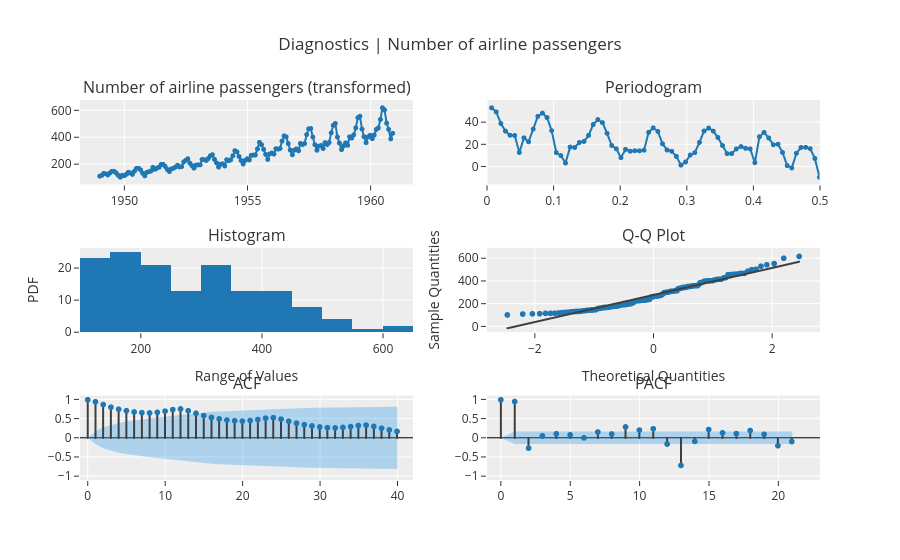

Notebook code for this chart:
### Code cell
# plot diagnostics
# for certain plots you don't need a trained model
plot_model(plot = 'diagnostics')

### Figure 1 — Plotly figure (JSON) as saved in the notebook; plotly's stock layout.template omitted (floating-point values rounded to 4 significant figures; data arrays with more than 128 entries replaced by an {"elided": "..."} marker saying what was removed)
{"data": [{"line": {"color": "rgb(31, 119, 180)", "width": 2}, "marker": {"color": "rgb(31, 119, 180)", "size": 5}, "mode": "lines+markers", "name": "Number of airline passengers (transformed)", "showlegend": false, "type": "scattergl", "x": {"elided": "144 str values"}, "xaxis": "x", "y": {"elided": "144 float values"}, "yaxis": "y"}, {"hoverinfo": "text", "hovertext": ["Freq: 0.0069<br>Ampl: 53.3557<br>Time period: 144.0", "Freq: 0.0139<br>Ampl: 49.6072<br>Time period: 72.0", "Freq: 0.0208<br>Ampl: 39.1849<br>Time period: 48.0", "Freq: 0.0278<br>Ampl: 32.1925<br>Time period: 36.0", "Freq: 0.0347<br>Ampl: 28.4396<br>Time period: 28.8", "Freq: 0.0417<br>Ampl: 28.2206<br>Time period: 24.0", "Freq: 0.0486<br>Ampl: 12.8238<br>Time period: 20.5714", "Freq: 0.0556<br>Ampl: 26.128<br>Time period: 18.0", "Freq: 0.0625<br>Ampl: 22.4787<br>Time period: 16.0", "Freq: 0.0694<br>Ampl: 34.0128<br>Time period: 14.4", "Freq: 0.0764<br>Ampl: 45.5894<br>Time period: 13.0909", "Freq: 0.0833<br>Ampl: 48.5231<br>Time period: 12.0", "Freq: 0.0903<br>Ampl: 44.4786<br>Time period: 11.0769", "Freq: 0.0972<br>Ampl: 32.6479<br>Time period: 10.2857", "Freq: 0.1042<br>Ampl: 12.7621<br>Time period: 9.6", "Freq: 0.1111<br>Ampl: 10.0007<br>Time period: 9.0", "Freq: 0.1181<br>Ampl: 3.2444<br>Time period: 8.4706", "Freq: 0.125<br>Ampl: 17.724<br>Time period: 8.0", "Freq: 0.1319<br>Ampl: 17.3728<br>Time period: 7.5789", "Freq: 0.1389<br>Ampl: 21.9079<br>Time period: 7.2", "Freq: 0.1458<br>Ampl: 22.8436<br>Time period: 6.8571", "Freq: 0.1528<br>Ampl: 28.3416<br>Time period: 6.5455", "Freq: 0.1597<br>Ampl: 38.1887<br>Time period: 6.2609", "Freq: 0.1667<br>Ampl: 42.6703<br>Time period: 6.0", "Freq: 0.1736<br>Ampl: 39.9064<br>Time period: 5.76", "Freq: 0.1806<br>Ampl: 30.2292<br>Time period: 5.5385", "Freq: 0.1875<br>Ampl: 19.1766<br>Time period: 5.3333", "Freq: 0.1944<br>Ampl: 16.1245<br>Time period: 5.1429", "Freq: 0.2014<br>Ampl: 8.1209<br>Time period: 4.9655", "Freq: 0.2083<br>Ampl: 15.6073<br>Time period: 4.8", "Freq: 0.2153<br>Ampl: 13.973<br>Time period: 4.6452", "Freq: 0.2222<br>Ampl: 14.3912<br>Time period: 4.5", "Freq: 0.2292<br>Ampl: 14.3027<br>Time period: 4.3636", "Freq: 0.2361<br>Ampl: 14.8702<br>Time period: 4.2353", "Freq: 0.2431<br>Ampl: 31.0902<br>Time period: 4.1143", "Freq: 0.25<br>Ampl: 35.1756<br>Time period: 4.0", "Freq: 0.2569<br>Ampl: 31.9243<br>Time period: 3.8919", "Freq: 0.2639<br>Ampl: 20.6812<br>Time period: 3.7895", "Freq: 0.2708<br>Ampl: 15.046<br>Time period: 3.6923", "Freq: 0.2778<br>Ampl: 13.8721<br>Time period: 3.6", "Freq: 0.2847<br>Ampl: 9.2508<br>Time period: 3.5122", "Freq: 0.2917<br>Ampl: 1.3953<br>Time period: 3.4286", "Freq: 0.2986<br>Ampl: 4.1999<br>Time period: 3.3488", "Freq: 0.3056<br>Ampl: 10.4762<br>Time period: 3.2727", "Freq: 0.3125<br>Ampl: 12.657<br>Time period: 3.2", "Freq: 0.3194<br>Ampl: 21.977<br>Time period: 3.1304", "Freq: 0.3264<br>Ampl: 32.2591<br>Time period: 3.0638", "Freq: 0.3333<br>Ampl: 34.9907<br>Time period: 3.0", "Freq: 0.3403<br>Ampl: 32.1989<br>Time period: 2.9388", "Freq: 0.3472<br>Ampl: 26.4584<br>Time period: 2.88", "Freq: 0.3542<br>Ampl: 19.0814<br>Time period: 2.8235", "Freq: 0.3611<br>Ampl: 11.7918<br>Time period: 2.7692", "Freq: 0.3681<br>Ampl: 11.8426<br>Time period: 2.717", "Freq: 0.375<br>Ampl: 16.065<br>Time period: 2.6667", "Freq: 0.3819<br>Ampl: 18.1739<br>Time period: 2.6182", "Freq: 0.3889<br>Ampl: 16.5832<br>Time period: 2.5714", "Freq: 0.3958<br>Ampl: 16.0634<br>Time period: 2.5263", "Freq: 0.4028<br>Ampl: 3.5772<br>Time period: 2.4828", "Freq: 0.4097<br>Ampl: 27.1423<br>Time period: 2.4407", "Freq: 0.4167<br>Ampl: 31.0369<br>Time period: 2.4", "Freq: 0.4236<br>Ampl: 26.0504<br>Time period: 2.3607", "Freq: 0.4306<br>Ampl: 19.8382<br>Time period: 2.3226", "Freq: 0.4375<br>Ampl: 20.3548<br>Time period: 2.2857", "Freq: 0.4444<br>Ampl: 12.793<br>Time period: 2.25", "Freq: 0.4514<br>Ampl: 0.923<br>Time period: 2.2154", "Freq: 0.4583<br>Ampl: -1.1773<br>Time period: 2.1818", "Freq: 0.4653<br>Ampl: 12.1138<br>Time period: 2.1493", "Freq: 0.4722<br>Ampl: 17.3853<br>Time period: 2.1176", "Freq: 0.4792<br>Ampl: 17.4901<br>Time period: 2.087", "Freq: 0.4861<br>Ampl: 16.2944<br>Time period: 2.0571", "Freq: 0.4931<br>Ampl: 7.3788<br>Time period: 2.0282", "Freq: 0.5<br>Ampl: -9.5938<br>Time period: 2.0"], "line": {"color": "#1f77b4", "width": 2}, "marker": {"size": 5}, "mode": "lines+markers", "name": "Number of airline passengers (transformed)", "showlegend": false, "type": "scattergl", "x": [0.006944, 0.01389, 0.02083, 0.02778, 0.03472, 0.04167, 0.04861, 0.05556, 0.0625, 0.06944, 0.07639, 0.08333, 0.09028, 0.09722, 0.1042, 0.1111, 0.1181, 0.125, 0.1319, 0.1389, 0.1458, 0.1528, 0.1597, 0.1667, 0.1736, 0.1806, 0.1875, 0.1944, 0.2014, 0.2083, 0.2153, 0.2222, 0.2292, 0.2361, 0.2431, 0.25, 0.2569, 0.2639, 0.2708, 0.2778, 0.2847, 0.2917, 0.2986, 0.3056, 0.3125, 0.3194, 0.3264, 0.3333, 0.3403, 0.3472, 0.3542, 0.3611, 0.3681, 0.375, 0.3819, 0.3889, 0.3958, 0.4028, 0.4097, 0.4167, 0.4236, 0.4306, 0.4375, 0.4444, 0.4514, 0.4583, 0.4653, 0.4722, 0.4792, 0.4861, 0.4931, 0.5], "xaxis": "x2", "y": [53.36, 49.61, 39.18, 32.19, 28.44, 28.22, 12.82, 26.13, 22.48, 34.01, 45.59, 48.52, 44.48, 32.65, 12.76, 10.0, 3.244, 17.72, 17.37, 21.91, 22.84, 28.34, 38.19, 42.67, 39.91, 30.23, 19.18, 16.12, 8.121, 15.61, 13.97, 14.39, 14.3, 14.87, 31.09, 35.18, 31.92, 20.68, 15.05, 13.87, 9.251, 1.395, 4.2, 10.48, 12.66, 21.98, 32.26, 34.99, 32.2, 26.46, 19.08, 11.79, 11.84, 16.07, 18.17, 16.58, 16.06, 3.577, 27.14, 31.04, 26.05, 19.84, 20.35, 12.79, 0.923, -1.177, 12.11, 17.39, 17.49, 16.29, 7.379, -9.594], "yaxis": "y2"}, {"bingroup": "x", "hovertemplate": "variable=Number of airline passengers (transformed)<br>value=%{x}<br>count=%{y}<extra></extra>", "legendgroup": "Number of airline passengers (transformed)", "marker": {"color": "#1f77b4", "pattern": {"shape": ""}}, "name": "Number of airline passengers (transformed)", "orientation": "v", "showlegend": false, "type": "histogram", "x": {"elided": "144 float values"}, "xaxis": "x3", "yaxis": "y3"}, {"marker": {"color": "#1f77b4"}, "mode": "markers", "name": "Number of airline passengers (transformed)", "showlegend": false, "type": "scattergl", "x": {"elided": "144 float values"}, "xaxis": "x4", "y": {"elided": "144 float values"}, "yaxis": "y4"}, {"line": {"color": "#3f3f3f"}, "mode": "lines", "name": "Number of airline passengers (transformed)", "showlegend": false, "type": "scattergl", "x": {"elided": "144 float values"}, "xaxis": "x4", "y": {"elided": "144 float values"}, "yaxis": "y4"}, {"line": {"color": "#3f3f3f"}, "mode": "lines", "name": "ACF", "showlegend": false, "type": "scattergl", "x": [0, 0], "xaxis": "x5", "y": [0, 1], "yaxis": "y5"}, {"line": {"color": "#3f3f3f"}, "mode": "lines", "name": "ACF", "showlegend": false, "type": "scattergl", "x": [1, 1], "xaxis": "x5", "y": [0, 0.948], "yaxis": "y5"}, {"line": {"color": "#3f3f3f"}, "mode": "lines", "name": "ACF", "showlegend": false, "type": "scattergl", "x": [2, 2], "xaxis": "x5", "y": [0, 0.8756], "yaxis": "y5"}, {"line": {"color": "#3f3f3f"}, "mode": "lines", "name": "ACF", "showlegend": false, "type": "scattergl", "x": [3, 3], "xaxis": "x5", "y": [0, 0.8067], "yaxis": "y5"}, {"line": {"color": "#3f3f3f"}, "mode": "lines", "name": "ACF", "showlegend": false, "type": "scattergl", "x": [4, 4], "xaxis": "x5", "y": [0, 0.7526], "yaxis": "y5"}, {"line": {"color": "#3f3f3f"}, "mode": "lines", "name": "ACF", "showlegend": false, "type": "scattergl", "x": [5, 5], "xaxis": "x5", "y": [0, 0.7138], "yaxis": "y5"}, {"line": {"color": "#3f3f3f"}, "mode": "lines", "name": "ACF", "showlegend": false, "type": "scattergl", "x": [6, 6], "xaxis": "x5", "y": [0, 0.6817], "yaxis": "y5"}, {"line": {"color": "#3f3f3f"}, "mode": "lines", "name": "ACF", "showlegend": false, "type": "scattergl", "x": [7, 7], "xaxis": "x5", "y": [0, 0.6629], "yaxis": "y5"}, {"line": {"color": "#3f3f3f"}, "mode": "lines", "name": "ACF", "showlegend": false, "type": "scattergl", "x": [8, 8], "xaxis": "x5", "y": [0, 0.6556], "yaxis": "y5"}, {"line": {"color": "#3f3f3f"}, "mode": "lines", "name": "ACF", "showlegend": false, "type": "scattergl", "x": [9, 9], "xaxis": "x5", "y": [0, 0.6709], "yaxis": "y5"}, {"line": {"color": "#3f3f3f"}, "mode": "lines", "name": "ACF", "showlegend": false, "type": "scattergl", "x": [10, 10], "xaxis": "x5", "y": [0, 0.7027], "yaxis": "y5"}, {"line": {"color": "#3f3f3f"}, "mode": "lines", "name": "ACF", "showlegend": false, "type": "scattergl", "x": [11, 11], "xaxis": "x5", "y": [0, 0.7432], "yaxis": "y5"}, {"line": {"color": "#3f3f3f"}, "mode": "lines", "name": "ACF", "showlegend": false, "type": "scattergl", "x": [12, 12], "xaxis": "x5", "y": [0, 0.7604], "yaxis": "y5"}, {"line": {"color": "#3f3f3f"}, "mode": "lines", "name": "ACF", "showlegend": false, "type": "scattergl", "x": [13, 13], "xaxis": "x5", "y": [0, 0.7127], "yaxis": "y5"}, {"line": {"color": "#3f3f3f"}, "mode": "lines", "name": "ACF", "showlegend": false, "type": "scattergl", "x": [14, 14], "xaxis": "x5", "y": [0, 0.6463], "yaxis": "y5"}, {"line": {"color": "#3f3f3f"}, "mode": "lines", "name": "ACF", "showlegend": false, "type": "scattergl", "x": [15, 15], "xaxis": "x5", "y": [0, 0.5859], "yaxis": "y5"}, {"line": {"color": "#3f3f3f"}, "mode": "lines", "name": "ACF", "showlegend": false, "type": "scattergl", "x": [16, 16], "xaxis": "x5", "y": [0, 0.538], "yaxis": "y5"}, {"line": {"color": "#3f3f3f"}, "mode": "lines", "name": "ACF", "showlegend": false, "type": "scattergl", "x": [17, 17], "xaxis": "x5", "y": [0, 0.4997], "yaxis": "y5"}, {"line": {"color": "#3f3f3f"}, "mode": "lines", "name": "ACF", "showlegend": false, "type": "scattergl", "x": [18, 18], "xaxis": "x5", "y": [0, 0.4687], "yaxis": "y5"}, {"line": {"color": "#3f3f3f"}, "mode": "lines", "name": "ACF", "showlegend": false, "type": "scattergl", "x": [19, 19], "xaxis": "x5", "y": [0, 0.4499], "yaxis": "y5"}, {"line": {"color": "#3f3f3f"}, "mode": "lines", "name": "ACF", "showlegend": false, "type": "scattergl", "x": [20, 20], "xaxis": "x5", "y": [0, 0.4416], "yaxis": "y5"}, {"line": {"color": "#3f3f3f"}, "mode": "lines", "name": "ACF", "showlegend": false, "type": "scattergl", "x": [21, 21], "xaxis": "x5", "y": [0, 0.4572], "yaxis": "y5"}, {"line": {"color": "#3f3f3f"}, "mode": "lines", "name": "ACF", "showlegend": false, "type": "scattergl", "x": [22, 22], "xaxis": "x5", "y": [0, 0.4825], "yaxis": "y5"}, {"line": {"color": "#3f3f3f"}, "mode": "lines", "name": "ACF", "showlegend": false, "type": "scattergl", "x": [23, 23], "xaxis": "x5", "y": [0, 0.5171], "yaxis": "y5"}, {"line": {"color": "#3f3f3f"}, "mode": "lines", "name": "ACF", "showlegend": false, "type": "scattergl", "x": [24, 24], "xaxis": "x5", "y": [0, 0.5322], "yaxis": "y5"}, {"line": {"color": "#3f3f3f"}, "mode": "lines", "name": "ACF", "showlegend": false, "type": "scattergl", "x": [25, 25], "xaxis": "x5", "y": [0, 0.494], "yaxis": "y5"}, {"line": {"color": "#3f3f3f"}, "mode": "lines", "name": "ACF", "showlegend": false, "type": "scattergl", "x": [26, 26], "xaxis": "x5", "y": [0, 0.4377], "yaxis": "y5"}, {"line": {"color": "#3f3f3f"}, "mode": "lines", "name": "ACF", "showlegend": false, "type": "scattergl", "x": [27, 27], "xaxis": "x5", "y": [0, 0.3876], "yaxis": "y5"}, {"line": {"color": "#3f3f3f"}, "mode": "lines", "name": "ACF", "showlegend": false, "type": "scattergl", "x": [28, 28], "xaxis": "x5", "y": [0, 0.348], "yaxis": "y5"}, {"line": {"color": "#3f3f3f"}, "mode": "lines", "name": "ACF", "showlegend": false, "type": "scattergl", "x": [29, 29], "xaxis": "x5", "y": [0, 0.315], "yaxis": "y5"}, {"line": {"color": "#3f3f3f"}, "mode": "lines", "name": "ACF", "showlegend": false, "type": "scattergl", "x": [30, 30], "xaxis": "x5", "y": [0, 0.2885], "yaxis": "y5"}, {"line": {"color": "#3f3f3f"}, "mode": "lines", "name": "ACF", "showlegend": false, "type": "scattergl", "x": [31, 31], "xaxis": "x5", "y": [0, 0.2708], "yaxis": "y5"}, {"line": {"color": "#3f3f3f"}, "mode": "lines", "name": "ACF", "showlegend": false, "type": "scattergl", "x": [32, 32], "xaxis": "x5", "y": [0, 0.2643], "yaxis": "y5"}, {"line": {"color": "#3f3f3f"}, "mode": "lines", "name": "ACF", "showlegend": false, "type": "scattergl", "x": [33, 33], "xaxis": "x5", "y": [0, 0.2768], "yaxis": "y5"}, {"line": {"color": "#3f3f3f"}, "mode": "lines", "name": "ACF", "showlegend": false, "type": "scattergl", "x": [34, 34], "xaxis": "x5", "y": [0, 0.2985], "yaxis": "y5"}, {"line": {"color": "#3f3f3f"}, "mode": "lines", "name": "ACF", "showlegend": false, "type": "scattergl", "x": [35, 35], "xaxis": "x5", "y": [0, 0.3256], "yaxis": "y5"}, {"line": {"color": "#3f3f3f"}, "mode": "lines", "name": "ACF", "showlegend": false, "type": "scattergl", "x": [36, 36], "xaxis": "x5", "y": [0, 0.337], "yaxis": "y5"}, {"line": {"color": "#3f3f3f"}, "mode": "lines", "name": "ACF", "showlegend": false, "type": "scattergl", "x": [37, 37], "xaxis": "x5", "y": [0, 0.3033], "yaxis": "y5"}, {"line": {"color": "#3f3f3f"}, "mode": "lines", "name": "ACF", "showlegend": false, "type": "scattergl", "x": [38, 38], "xaxis": "x5", "y": [0, 0.254], "yaxis": "y5"}, {"line": {"color": "#3f3f3f"}, "mode": "lines", "name": "ACF", "showlegend": false, "type": "scattergl", "x": [39, 39], "xaxis": "x5", "y": [0, 0.2107], "yaxis": "y5"}, {"line": {"color": "#3f3f3f"}, "mode": "lines", "name": "ACF", "showlegend": false, "type": "scattergl", "x": [40, 40], "xaxis": "x5", "y": [0, 0.1722], "yaxis": "y5"}, {"marker": {"color": "#1f77b4", "size": 6}, "mode": "markers", "name": "ACF", "showlegend": false, "type": "scattergl", "x": [0, 1, 2, 3, 4, 5, 6, 7, 8, 9, 10, 11, 12, 13, 14, 15, 16, 17, 18, 19, 20, 21, 22, 23, 24, 25, 26, 27, 28, 29, 30, 31, 32, 33, 34, 35, 36, 37, 38, 39, 40], "xaxis": "x5", "y": [1.0, 0.948, 0.8756, 0.8067, 0.7526, 0.7138, 0.6817, 0.6629, 0.6556, 0.6709, 0.7027, 0.7432, 0.7604, 0.7127, 0.6463, 0.5859, 0.538, 0.4997, 0.4687, 0.4499, 0.4416, 0.4572, 0.4825, 0.5171, 0.5322, 0.494, 0.4377, 0.3876, 0.348, 0.315, 0.2885, 0.2708, 0.2643, 0.2768, 0.2985, 0.3256, 0.337, 0.3033, 0.254, 0.2107, 0.1722], "yaxis": "y5"}, {"line": {"color": "rgba(255,255,255,0)"}, "mode": "lines", "name": "UC", "showlegend": false, "type": "scatter", "x": [0, 1, 2, 3, 4, 5, 6, 7, 8, 9, 10, 11, 12, 13, 14, 15, 16, 17, 18, 19, 20, 21, 22, 23, 24, 25, 26, 27, 28, 29, 30, 31, 32, 33, 34, 35, 36, 37, 38, 39, 40], "xaxis": "x5", "y": [0.0, 0.1633, 0.2732, 0.3399, 0.3876, 0.4248, 0.4557, 0.4821, 0.5059, 0.528, 0.5503, 0.5738, 0.5989, 0.6241, 0.6455, 0.6625, 0.6762, 0.6875, 0.6971, 0.7055, 0.7131, 0.7204, 0.7281, 0.7365, 0.7462, 0.7562, 0.7648, 0.7714, 0.7766, 0.7808, 0.7841, 0.787, 0.7895, 0.7918, 0.7944, 0.7974, 0.8009, 0.8047, 0.8077, 0.8099, 0.8113], "yaxis": "y5"}, {"fill": "tonexty", "fillcolor": "rgba(32, 146, 230,0.3)", "line": {"color": "rgba(255,255,255,0)"}, "mode": "lines", "name": "LC", "showlegend": false, "type": "scatter", "x": [0, 1, 2, 3, 4, 5, 6, 7, 8, 9, 10, 11, 12, 13, 14, 15, 16, 17, 18, 19, 20, 21, 22, 23, 24, 25, 26, 27, 28, 29, 30, 31, 32, 33, 34, 35, 36, 37, 38, 39, 40], "xaxis": "x5", "y": [0.0, -0.1633, -0.2732, -0.3399, -0.3876, -0.4248, -0.4557, -0.4821, -0.5059, -0.528, -0.5503, -0.5738, -0.5989, -0.6241, -0.6455, -0.6625, -0.6762, -0.6875, -0.6971, -0.7055, -0.7131, -0.7204, -0.7281, -0.7365, -0.7462, -0.7562, -0.7648, -0.7714, -0.7766, -0.7808, -0.7841, -0.787, -0.7895, -0.7918, -0.7944, -0.7974, -0.8009, -0.8047, -0.8077, -0.8099, -0.8113], "yaxis": "y5"}, {"line": {"color": "#3f3f3f"}, "mode": "lines", "name": "PACF", "showlegend": false, "type": "scattergl", "x": [0, 0], "xaxis": "x6", "y": [0, 1], "yaxis": "y6"}, {"line": {"color": "#3f3f3f"}, "mode": "lines", "name": "PACF", "showlegend": false, "type": "scattergl", "x": [1, 1], "xaxis": "x6", "y": [0, 0.9547], "yaxis": "y6"}, {"line": {"color": "#3f3f3f"}, "mode": "lines", "name": "PACF", "showlegend": false, "type": "scattergl", "x": [2, 2], "xaxis": "x6", "y": [0, -0.2653], "yaxis": "y6"}, {"line": {"color": "#3f3f3f"}, "mode": "lines", "name": "PACF", "showlegend": false, "type": "scattergl", "x": [3, 3], "xaxis": "x6", "y": [0, 0.05547], "yaxis": "y6"}, {"line": {"color": "#3f3f3f"}, "mode": "lines", "name": "PACF", "showlegend": false, "type": "scattergl", "x": [4, 4], "xaxis": "x6", "y": [0, 0.1089], "yaxis": "y6"}, {"line": {"color": "#3f3f3f"}, "mode": "lines", "name": "PACF", "showlegend": false, "type": "scattergl", "x": [5, 5], "xaxis": "x6", "y": [0, 0.08113], "yaxis": "y6"}, {"line": {"color": "#3f3f3f"}, "mode": "lines", "name": "PACF", "showlegend": false, "type": "scattergl", "x": [6, 6], "xaxis": "x6", "y": [0, 0.004125], "yaxis": "y6"}, {"line": {"color": "#3f3f3f"}, "mode": "lines", "name": "PACF", "showlegend": false, "type": "scattergl", "x": [7, 7], "xaxis": "x6", "y": [0, 0.1562], "yaxis": "y6"}, {"line": {"color": "#3f3f3f"}, "mode": "lines", "name": "PACF", "showlegend": false, "type": "scattergl", "x": [8, 8], "xaxis": "x6", "y": [0, 0.1037], "yaxis": "y6"}, {"line": {"color": "#3f3f3f"}, "mode": "lines", "name": "PACF", "showlegend": false, "type": "scattergl", "x": [9, 9], "xaxis": "x6", "y": [0, 0.2888], "yaxis": "y6"}, {"line": {"color": "#3f3f3f"}, "mode": "lines", "name": "PACF", "showlegend": false, "type": "scattergl", "x": [10, 10], "xaxis": "x6", "y": [0, 0.2069], "yaxis": "y6"}, {"line": {"color": "#3f3f3f"}, "mode": "lines", "name": "PACF", "showlegend": false, "type": "scattergl", "x": [11, 11], "xaxis": "x6", "y": [0, 0.2411], "yaxis": "y6"}, {"line": {"color": "#3f3f3f"}, "mode": "lines", "name": "PACF", "showlegend": false, "type": "scattergl", "x": [12, 12], "xaxis": "x6", "y": [0, -0.158], "yaxis": "y6"}, {"line": {"color": "#3f3f3f"}, "mode": "lines", "name": "PACF", "showlegend": false, "type": "scattergl", "x": [13, 13], "xaxis": "x6", "y": [0, -0.7183], "yaxis": "y6"}, {"line": {"color": "#3f3f3f"}, "mode": "lines", "name": "PACF", "showlegend": false, "type": "scattergl", "x": [14, 14], "xaxis": "x6", "y": [0, -0.08948], "yaxis": "y6"}, {"line": {"color": "#3f3f3f"}, "mode": "lines", "name": "PACF", "showlegend": false, "type": "scattergl", "x": [15, 15], "xaxis": "x6", "y": [0, 0.2216], "yaxis": "y6"}, {"line": {"color": "#3f3f3f"}, "mode": "lines", "name": "PACF", "showlegend": false, "type": "scattergl", "x": [16, 16], "xaxis": "x6", "y": [0, 0.1346], "yaxis": "y6"}, {"line": {"color": "#3f3f3f"}, "mode": "lines", "name": "PACF", "showlegend": false, "type": "scattergl", "x": [17, 17], "xaxis": "x6", "y": [0, 0.1156], "yaxis": "y6"}, {"line": {"color": "#3f3f3f"}, "mode": "lines", "name": "PACF", "showlegend": false, "type": "scattergl", "x": [18, 18], "xaxis": "x6", "y": [0, 0.1948], "yaxis": "y6"}, {"line": {"color": "#3f3f3f"}, "mode": "lines", "name": "PACF", "showlegend": false, "type": "scattergl", "x": [19, 19], "xaxis": "x6", "y": [0, 0.09666], "yaxis": "y6"}, {"line": {"color": "#3f3f3f"}, "mode": "lines", "name": "PACF", "showlegend": false, "type": "scattergl", "x": [20, 20], "xaxis": "x6", "y": [0, -0.2022], "yaxis": "y6"}, {"line": {"color": "#3f3f3f"}, "mode": "lines", "name": "PACF", "showlegend": false, "type": "scattergl", "x": [21, 21], "xaxis": "x6", "y": [0, -0.09364], "yaxis": "y6"}, {"marker": {"color": "#1f77b4", "size": 6}, "mode": "markers", "name": "PACF", "showlegend": false, "type": "scattergl", "x": [0, 1, 2, 3, 4, 5, 6, 7, 8, 9, 10, 11, 12, 13, 14, 15, 16, 17, 18, 19, 20, 21], "xaxis": "x6", "y": [1.0, 0.9547, -0.2653, 0.05547, 0.1089, 0.08113, 0.004125, 0.1562, 0.1037, 0.2888, 0.2069, 0.2411, -0.158, -0.7183, -0.08948, 0.2216, 0.1346, 0.1156, 0.1948, 0.09666, -0.2022, -0.09364], "yaxis": "y6"}, {"line": {"color": "rgba(255,255,255,0)"}, "mode": "lines", "name": "UC", "showlegend": false, "type": "scatter", "x": [0, 1, 2, 3, 4, 5, 6, 7, 8, 9, 10, 11, 12, 13, 14, 15, 16, 17, 18, 19, 20, 21], "xaxis": "x6", "y": [0.0, 0.1633, 0.1633, 0.1633, 0.1633, 0.1633, 0.1633, 0.1633, 0.1633, 0.1633, 0.1633, 0.1633, 0.1633, 0.1633, 0.1633, 0.1633, 0.1633, 0.1633, 0.1633, 0.1633, 0.1633, 0.1633], "yaxis": "y6"}, {"fill": "tonexty", "fillcolor": "rgba(32, 146, 230,0.3)", "line": {"color": "rgba(255,255,255,0)"}, "mode": "lines", "name": "LC", "showlegend": false, "type": "scatter", "x": [0, 1, 2, 3, 4, 5, 6, 7, 8, 9, 10, 11, 12, 13, 14, 15, 16, 17, 18, 19, 20, 21], "xaxis": "x6", "y": [0.0, -0.1633, -0.1633, -0.1633, -0.1633, -0.1633, -0.1633, -0.1633, -0.1633, -0.1633, -0.1633, -0.1633, -0.1633, -0.1633, -0.1633, -0.1633, -0.1633, -0.1633, -0.1633, -0.1633, -0.1633, -0.1633], "yaxis": "y6"}], "layout": {"annotations": [{"font": {"size": 16}, "showarrow": false, "text": "Number of airline passengers (transformed)", "x": 0.225, "xanchor": "center", "xref": "paper", "y": 1, "yanchor": "bottom", "yref": "paper"}, {"font": {"size": 16}, "showarrow": false, "text": "Periodogram", "x": 0.775, "xanchor": "center", "xref": "paper", "y": 1, "yanchor": "bottom", "yref": "paper"}, {"font": {"size": 16}, "showarrow": false, "text": "Histogram", "x": 0.225, "xanchor": "center", "xref": "paper", "y": 0.6111, "yanchor": "bottom", "yref": "paper"}, {"font": {"size": 16}, "showarrow": false, "text": "Q-Q Plot", "x": 0.775, "xanchor": "center", "xref": "paper", "y": 0.6111, "yanchor": "bottom", "yref": "paper"}, {"font": {"size": 16}, "showarrow": false, "text": "ACF", "x": 0.225, "xanchor": "center", "xref": "paper", "y": 0.2222, "yanchor": "bottom", "yref": "paper"}, {"font": {"size": 16}, "showarrow": false, "text": "PACF", "x": 0.775, "xanchor": "center", "xref": "paper", "y": 0.2222, "yanchor": "bottom", "yref": "paper"}], "showlegend": false, "title": {"text": "Diagnostics | Number of airline passengers"}, "xaxis": {"anchor": "y", "domain": [0, 0.45]}, "xaxis2": {"anchor": "y2", "domain": [0.55, 1], "range": [0, 0.5]}, "xaxis3": {"anchor": "y3", "domain": [0, 0.45], "title": {"text": "Range of Values"}}, "xaxis4": {"anchor": "y4", "domain": [0.55, 1], "title": {"text": "Theoretical Quantities"}}, "xaxis5": {"anchor": "y5", "domain": [0, 0.45], "range": [-1, 42]}, "xaxis6": {"anchor": "y6", "domain": [0.55, 1], "range": [-1, 23]}, "yaxis": {"anchor": "x", "domain": [0.7778, 1]}, "yaxis2": {"anchor": "x2", "domain": [0.7778, 1]}, "yaxis3": {"anchor": "x3", "domain": [0.3889, 0.6111], "title": {"text": "PDF"}}, "yaxis4": {"anchor": "x4", "domain": [0.3889, 0.6111], "title": {"text": "Sample Quantities"}}, "yaxis5": {"anchor": "x5", "domain": [0, 0.2222], "range": [-1.1, 1.1], "zerolinecolor": "#000000"}, "yaxis6": {"anchor": "x6", "domain": [0, 0.2222], "range": [-1.1, 1.1], "zerolinecolor": "#000000"}}}
